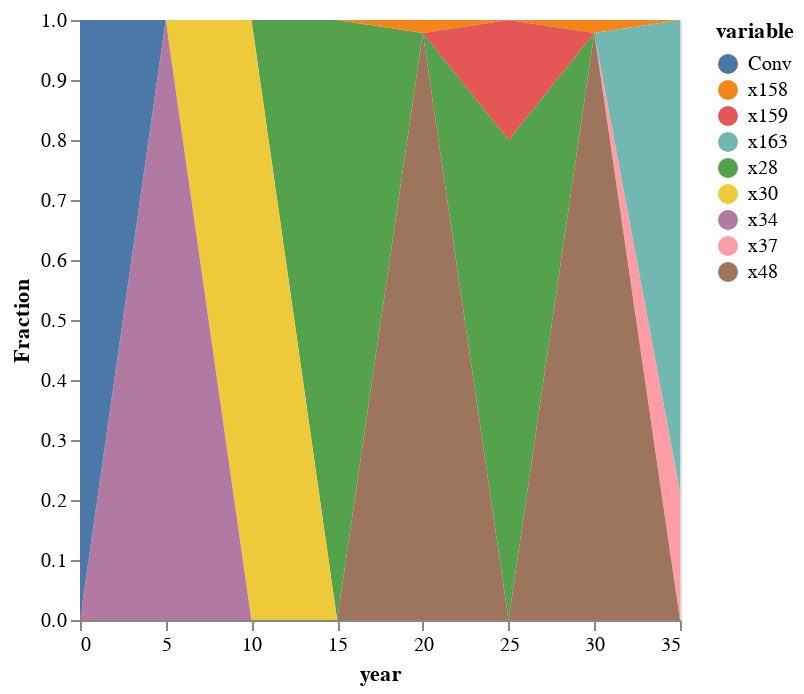

Notebook cell for this chart:
### Code cell
if want_save>0
    save("./result-case-roadmap/compromise-roadmap-"*output_key*".svg", comp)
end
comp

### Figure 1 — Vega-Lite specification as saved in the notebook (floating-point values rounded to 4 significant figures)
{"data": {"values": [{"value": 0, "variable": "x28", "year": 5}, {"value": 0, "variable": "x28", "year": 10}, {"value": 1, "variable": "x28", "year": 15}, {"value": 0, "variable": "x28", "year": 20}, {"value": 0.7999, "variable": "x28", "year": 25}, {"value": 0, "variable": "x28", "year": 30}, {"value": 0, "variable": "x28", "year": 35}, {"value": 0, "variable": "x28", "year": 0}, {"value": 0, "variable": "x30", "year": 5}, {"value": 1, "variable": "x30", "year": 10}, {"value": 0, "variable": "x30", "year": 15}, {"value": 0, "variable": "x30", "year": 20}, {"value": 0, "variable": "x30", "year": 25}, {"value": 0, "variable": "x30", "year": 30}, {"value": 0, "variable": "x30", "year": 35}, {"value": 0, "variable": "x30", "year": 0}, {"value": 1, "variable": "x34", "year": 5}, {"value": 0, "variable": "x34", "year": 10}, {"value": 0, "variable": "x34", "year": 15}, {"value": 0, "variable": "x34", "year": 20}, {"value": 0, "variable": "x34", "year": 25}, {"value": 0, "variable": "x34", "year": 30}, {"value": 0, "variable": "x34", "year": 35}, {"value": 0, "variable": "x34", "year": 0}, {"value": 0, "variable": "x37", "year": 5}, {"value": 0, "variable": "x37", "year": 10}, {"value": 0, "variable": "x37", "year": 15}, {"value": 0, "variable": "x37", "year": 20}, {"value": 0, "variable": "x37", "year": 25}, {"value": 0, "variable": "x37", "year": 30}, {"value": 0.2136, "variable": "x37", "year": 35}, {"value": 0, "variable": "x37", "year": 0}, {"value": 0, "variable": "x48", "year": 5}, {"value": 0, "variable": "x48", "year": 10}, {"value": 0, "variable": "x48", "year": 15}, {"value": 0.9783, "variable": "x48", "year": 20}, {"value": 0, "variable": "x48", "year": 25}, {"value": 0.9783, "variable": "x48", "year": 30}, {"value": 0, "variable": "x48", "year": 35}, {"value": 0, "variable": "x48", "year": 0}, {"value": 0, "variable": "x158", "year": 5}, {"value": 0, "variable": "x158", "year": 10}, {"value": 0, "variable": "x158", "year": 15}, {"value": 0.0217, "variable": "x158", "year": 20}, {"value": 0, "variable": "x158", "year": 25}, {"value": 0.0217, "variable": "x158", "year": 30}, {"value": 0, "variable": "x158", "year": 35}, {"value": 0, "variable": "x158", "year": 0}, {"value": 0, "variable": "x159", "year": 5}, {"value": 0, "variable": "x159", "year": 10}, {"value": 0, "variable": "x159", "year": 15}, {"value": 0, "variable": "x159", "year": 20}, {"value": 0.2001, "variable": "x159", "year": 25}, {"value": 0, "variable": "x159", "year": 30}, {"value": 0, "variable": "x159", "year": 35}, {"value": 0, "variable": "x159", "year": 0}, {"value": 0, "variable": "x163", "year": 5}, {"value": 0, "variable": "x163", "year": 10}, {"value": 0, "variable": "x163", "year": 15}, {"value": 2.802e-14, "variable": "x163", "year": 20}, {"value": 0, "variable": "x163", "year": 25}, {"value": 0, "variable": "x163", "year": 30}, {"value": 0.7864, "variable": "x163", "year": 35}, {"value": 0, "variable": "x163", "year": 0}, {"value": 0, "variable": "Conv", "year": 5}, {"value": 0, "variable": "Conv", "year": 10}, {"value": 0, "variable": "Conv", "year": 15}, {"value": 0, "variable": "Conv", "year": 20}, {"value": 0, "variable": "Conv", "year": 25}, {"value": 0, "variable": "Conv", "year": 30}, {"value": 0, "variable": "Conv", "year": 35}, {"value": 1, "variable": "Conv", "year": 0}]}, "encoding": {"color": {"field": "variable", "type": "nominal"}, "x": {"field": "year", "type": "quantitative"}, "y": {"field": "value", "stack": "zero", "title": "Fraction", "type": "quantitative"}}, "legend": "sNames", "mark": "area"}
